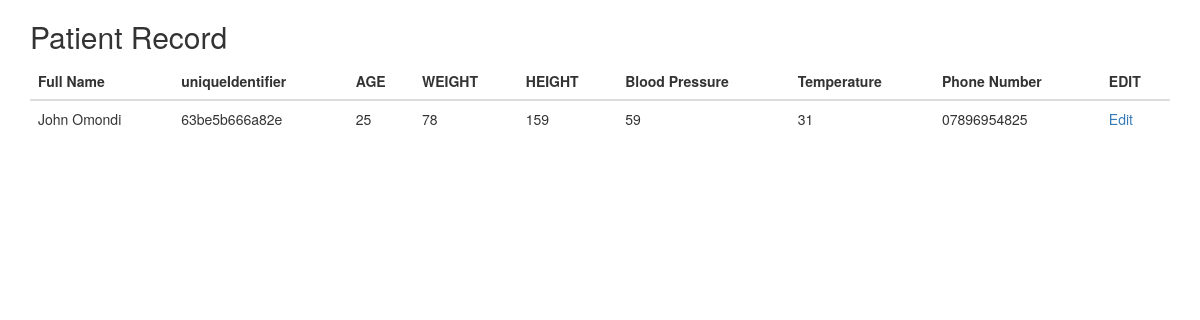
Page /viewpatients.php?uniqueIdentifier=63be5b666a82e on the committed database.
### tables this page shows
CREATE TABLE `patientRecords` (
  `id` int(255) NOT NULL,
  `uniqueIdentifier` varchar(255) NOT NULL,
  `fullName` varchar(255) NOT NULL,
  `age` int(100) NOT NULL,
  `weight` int(11) NOT NULL,
  `height` int(11) NOT NULL,
  `bloodPressure` int(11) NOT NULL,
  `temperature` int(11) NOT NULL,
  `phoneNumber` varchar(255) NOT NULL
);

### viewpatients.php (the view, shortened to what this page needs)
<?php
	include("database/db.php");
?>
<?php
if(isset($_GET['uniqueIdentifier'])){
    $edit_patient_identifier = $_GET['uniqueIdentifier'];
}
?>
<!DOCTYPE html>
<html lang="en">
<head>
	<link rel="stylesheet" href="https://maxcdn.bootstrapcdn.com/bootstrap/3.3.7/css/bootstrap.min.css">
</head>
<body>
<div class="container">
    <h2>Patient Record</h2>
    <table class="table">
        <thead>
            <tr>
                <th>Full Name</th>
                <th>uniqueIdentifier</th>
                <th>AGE</th>
                <th>WEIGHT</th>
                <th>HEIGHT</th>
                <th>Blood Pressure</th>
                <th>Temperature</th>
                <th>Phone Number</th>
                <th>EDIT</th>
            </tr>
        </thead>
        <tbody>
            <?php
                $view_patient_query = "select * from patientRecords where uniqueIdentifier='$edit_patient_identifier' ";
                $run_patient = mysqli_query($con, $view_patient_query);
                while ($row_patient=mysqli_fetch_array($run_patient)) {
                    $fullname = $row_patient['fullName'];
                    $age = $row_patient['age'];
                    $weight = $row_patient['weight'];
                    $height = $row_patient['height'];
                    $pressure = $row_patient['bloodPressure'];
                    $temp = $row_patient['temperature'];
                    $phone = $row_patient['phoneNumber'];
                    $uniqueId = $row_patient['uniqueIdentifier'];
            ?>
            <tr>
                <td><?php echo $fullname; ?> </td>
                <td><?php echo $uniqueId; ?> </td>
                <td><?php echo $age; ?> </td>
                <td><?php echo $weight; ?> </td>
                <td><?php echo $height; ?> </td>
                <td><?php echo $pressure; ?> </td>
                <td><?php echo $temp; ?> </td>
                <td><?php echo $phone; ?> </td>
                <td><a href="editpatient.php?uniqueIdentifier=<?php echo $uniqueId; ?> ">Edit </a></td>
            </tr>
            <?php } ?>
        </tbody>
    </table>
</div>
</body>
</html>

### rows in the picture
patientrecords: fullName "John Omondi", uniqueIdentifier "63be5b666a82e", age "25", weight "78", height "159", bloodPressure "59", temperature "31", phoneNumber "07896954825"
